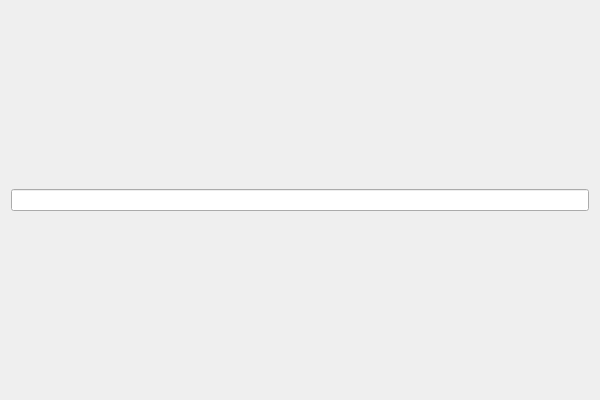
<?xml version="1.0" encoding="UTF-8"?>
<ui version="4.0">
 <class>BPTextEditorClass</class>
 <widget class="QWidget" name="BPTextEditorClass">
  <property name="geometry">
   <rect>
    <x>0</x>
    <y>0</y>
    <width>600</width>
    <height>400</height>
   </rect>
  </property>
  <property name="windowTitle">
   <string>BPTextEditor</string>
  </property>
  <layout class="QHBoxLayout" name="horizontalLayout">
   <item>
    <widget class="QLineEdit" name="lineEdit"/>
   </item>
  </layout>
 </widget>
 <layoutdefault spacing="6" margin="11"/>
 <resources/>
 <connections/>
</ui>
